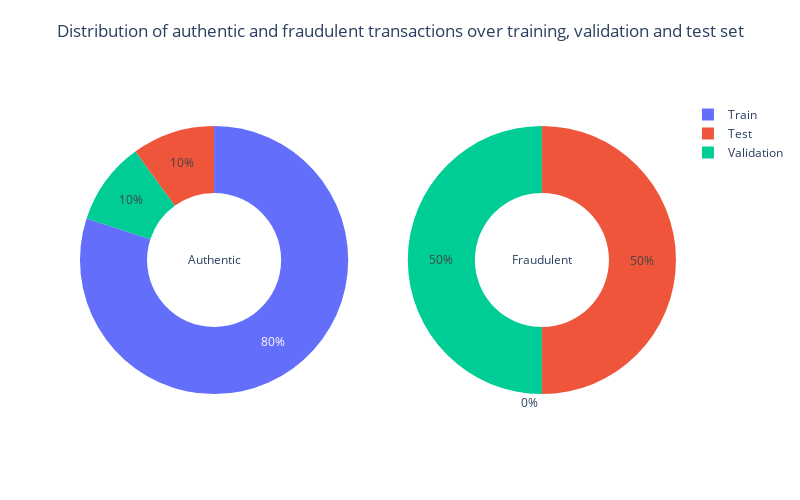

Notebook cell for this chart:
### Code cell
# Distribution of authentic and fraudulent transactions over training, validation and test set
labels = ['Train', 'Validation', 'Test']
values_0 = [len(y_train[y_train == 0]), len(y_val[y_val == 0]), len(y_test[y_test == 0])]
values_1 = [len(y_train[y_train == 1]), len(y_val[y_val == 1]), len(y_test[y_test == 1])]
fig = make_subplots(rows = 1, cols = 2, specs = [[{'type': 'domain'}, {'type': 'domain'}]])
fig.add_trace(go.Pie(values = values_0, labels = labels, hole = 0.5, textinfo = 'percent', title = "Authentic"),
              row = 1, col = 1)
fig.add_trace(go.Pie(values = values_1, labels = labels, hole = 0.5, textinfo = 'percent', title = "Fraudulent"),
              row = 1, col = 2)
text_title = "Distribution of authentic and fraudulent transactions over training, validation and test set"
fig.update_layout(height = 500, width = 800, showlegend = True, title = dict(text = text_title, x = 0.5, y = 0.95)) 
fig.show()

### Figure 1 — Plotly figure (JSON) as saved in the notebook; plotly's stock layout.template omitted (floating-point values rounded to 4 significant figures)
{"data": [{"domain": {"x": [0, 0.45], "y": [0, 1]}, "hole": 0.5, "labels": ["Train", "Validation", "Test"], "textinfo": "percent", "title": {"text": "Authentic"}, "type": "pie", "values": [612465, 76558, 76559]}, {"domain": {"x": [0.55, 1], "y": [0, 1]}, "hole": 0.5, "labels": ["Train", "Validation", "Test"], "textinfo": "percent", "title": {"text": "Fraudulent"}, "type": "pie", "values": [0, 45479, 45480]}], "layout": {"height": 500, "showlegend": true, "title": {"text": "Distribution of authentic and fraudulent transactions over training, validation and test set", "x": 0.5, "y": 0.95}, "width": 800}}
